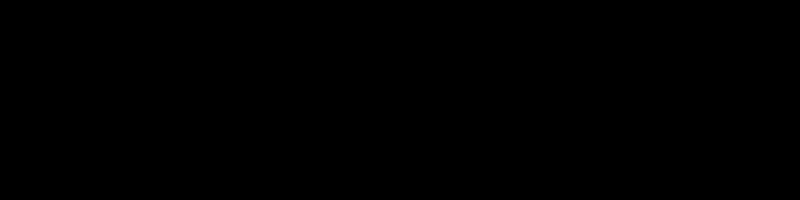
Frame 1 (no input)
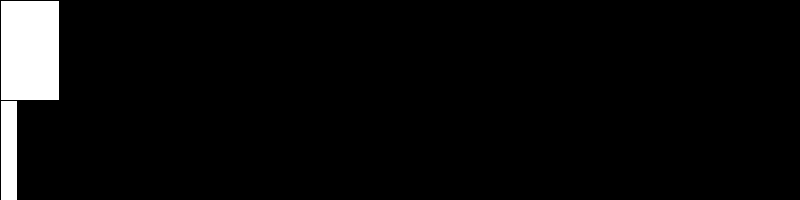
Frame 60 (the mouse pressed at the canvas centre just before this capture)
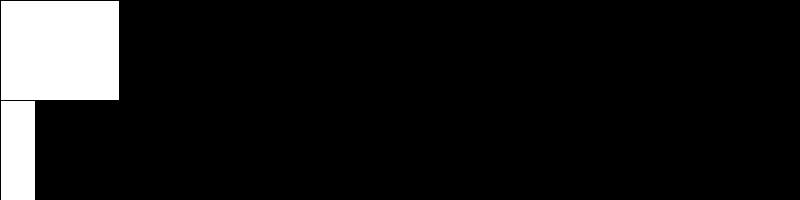
Frame 120 (the mouse held since frame 60 and released just before this capture)

The Processing sketch that drew these frames (run headless with seeded random() and noise(); from frame 60 on, the mouse is pressed at the canvas centre):

// Processing sketch: variable1
// ── variable1.pde
//Postition
int lineA;
float lineB;

void setup() {
  size(800, 200);
  background(0, 0, 0);

  //bei 0 startet die Linie
  lineA = 0;
  lineB = 0;
}


void draw() {
  background(0, 0, 0);

  rect(0, 0, lineA, height/2);
  rect(0, height/2, lineB, height/2);

  lineA = lineA + 1;
  lineB = lineB + 0.3;

  if (lineA > width) {
    lineA = 0;
  }

  if (lineB > width) {
    lineB = 0;
  }
}
